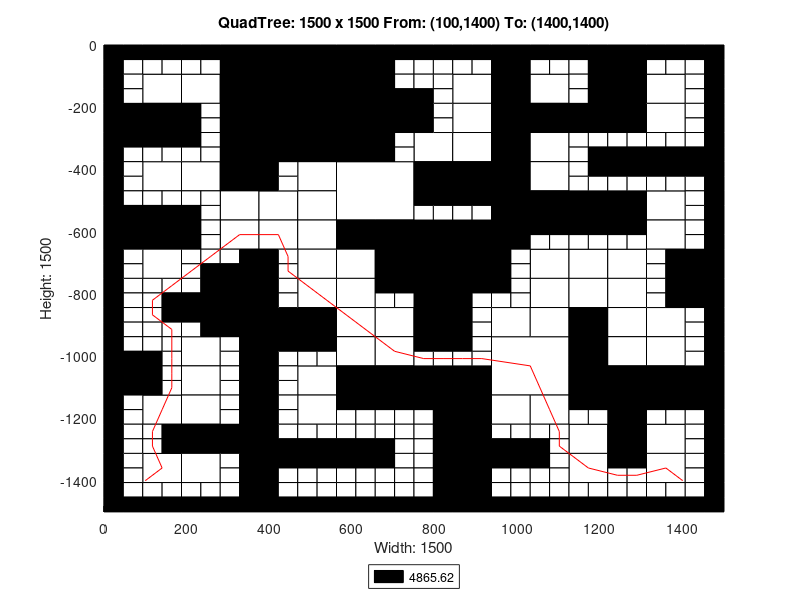

The MATLAB source for this figure:
axis([0 1500 -1500 0]);
title('QuadTree: 1500 x 1500 From: (100,1400) To: (1400,1400)');
xlabel('Width: 1500');
ylabel('Height: 1500');
rectangle('Position',[375 -187.5 187.5 187.5], 'FaceColor',[0 0 0]);
rectangle('Position',[375 -375 187.5 187.5], 'FaceColor',[0 0 0]);
rectangle('Position',[562.5 -562.5 187.5 187.5], 'FaceColor',[1 1 1]);
rectangle('Position',[750 -750 187.5 187.5], 'FaceColor',[0 0 0]);
rectangle('Position',[937.5 -1125 187.5 187.5], 'FaceColor',[1 1 1]);
rectangle('Position',[93.75 -187.5 93.75 93.75], 'FaceColor',[1 1 1]);
rectangle('Position',[281.25 -93.75 93.75 93.75], 'FaceColor',[0 0 0]);
rectangle('Position',[187.5 -187.5 93.75 93.75], 'FaceColor',[1 1 1]);
rectangle('Position',[281.25 -187.5 93.75 93.75], 'FaceColor',[0 0 0]);
rectangle('Position',[0 -281.25 93.75 93.75], 'FaceColor',[0 0 0]);
rectangle('Position',[93.75 -281.25 93.75 93.75], 'FaceColor',[0 0 0]);
rectangle('Position',[281.25 -281.25 93.75 93.75], 'FaceColor',[0 0 0]);
rectangle('Position',[281.25 -375 93.75 93.75], 'FaceColor',[0 0 0]);
rectangle('Position',[562.5 -93.75 93.75 93.75], 'FaceColor',[0 0 0]);
rectangle('Position',[562.5 -187.5 93.75 93.75], 'FaceColor',[0 0 0]);
rectangle('Position',[562.5 -281.25 93.75 93.75], 'FaceColor',[0 0 0]);
rectangle('Position',[656.25 -281.25 93.75 93.75], 'FaceColor',[0 0 0]);
rectangle('Position',[562.5 -375 93.75 93.75], 'FaceColor',[0 0 0]);
rectangle('Position',[93.75 -468.75 93.75 93.75], 'FaceColor',[1 1 1]);
rectangle('Position',[187.5 -468.75 93.75 93.75], 'FaceColor',[1 1 1]);
rectangle('Position',[281.25 -468.75 93.75 93.75], 'FaceColor',[0 0 0]);
rectangle('Position',[281.25 -562.5 93.75 93.75], 'FaceColor',[1 1 1]);
rectangle('Position',[0 -656.25 93.75 93.75], 'FaceColor',[0 0 0]);
rectangle('Position',[93.75 -656.25 93.75 93.75], 'FaceColor',[0 0 0]);
rectangle('Position',[93.75 -750 93.75 93.75], 'FaceColor',[1 1 1]);
rectangle('Position',[281.25 -656.25 93.75 93.75], 'FaceColor',[1 1 1]);
rectangle('Position',[468.75 -468.75 93.75 93.75], 'FaceColor',[1 1 1]);
rectangle('Position',[375 -562.5 93.75 93.75], 'FaceColor',[1 1 1]);
rectangle('Position',[468.75 -562.5 93.75 93.75], 'FaceColor',[1 1 1]);
rectangle('Position',[375 -656.25 93.75 93.75], 'FaceColor',[1 1 1]);
rectangle('Position',[468.75 -656.25 93.75 93.75], 'FaceColor',[1 1 1]);
rectangle('Position',[468.75 -750 93.75 93.75], 'FaceColor',[1 1 1]);
rectangle('Position',[562.5 -656.25 93.75 93.75], 'FaceColor',[0 0 0]);
rectangle('Position',[656.25 -656.25 93.75 93.75], 'FaceColor',[0 0 0]);
rectangle('Position',[562.5 -750 93.75 93.75], 'FaceColor',[1 1 1]);
rectangle('Position',[656.25 -750 93.75 93.75], 'FaceColor',[0 0 0]);
rectangle('Position',[843.75 -187.5 93.75 93.75], 'FaceColor',[1 1 1]);
rectangle('Position',[937.5 -93.75 93.75 93.75], 'FaceColor',[0 0 0]);
rectangle('Position',[937.5 -187.5 93.75 93.75], 'FaceColor',[0 0 0]);
rectangle('Position',[1031.25 -187.5 93.75 93.75], 'FaceColor',[1 1 1]);
rectangle('Position',[843.75 -281.25 93.75 93.75], 'FaceColor',[1 1 1]);
rectangle('Position',[750 -375 93.75 93.75], 'FaceColor',[1 1 1]);
rectangle('Position',[843.75 -375 93.75 93.75], 'FaceColor',[1 1 1]);
rectangle('Position',[937.5 -281.25 93.75 93.75], 'FaceColor',[0 0 0]);
rectangle('Position',[1031.25 -281.25 93.75 93.75], 'FaceColor',[0 0 0]);
rectangle('Position',[937.5 -375 93.75 93.75], 'FaceColor',[0 0 0]);
rectangle('Position',[1031.25 -375 93.75 93.75], 'FaceColor',[1 1 1]);
rectangle('Position',[1218.75 -93.75 93.75 93.75], 'FaceColor',[0 0 0]);
rectangle('Position',[1218.75 -187.5 93.75 93.75], 'FaceColor',[0 0 0]);
rectangle('Position',[1312.5 -187.5 93.75 93.75], 'FaceColor',[1 1 1]);
rectangle('Position',[1125 -281.25 93.75 93.75], 'FaceColor',[0 0 0]);
rectangle('Position',[1218.75 -281.25 93.75 93.75], 'FaceColor',[0 0 0]);
rectangle('Position',[1312.5 -281.25 93.75 93.75], 'FaceColor',[1 1 1]);
rectangle('Position',[750 -468.75 93.75 93.75], 'FaceColor',[0 0 0]);
rectangle('Position',[843.75 -468.75 93.75 93.75], 'FaceColor',[0 0 0]);
rectangle('Position',[937.5 -468.75 93.75 93.75], 'FaceColor',[0 0 0]);
rectangle('Position',[1031.25 -468.75 93.75 93.75], 'FaceColor',[1 1 1]);
rectangle('Position',[937.5 -562.5 93.75 93.75], 'FaceColor',[0 0 0]);
rectangle('Position',[1031.25 -562.5 93.75 93.75], 'FaceColor',[0 0 0]);
rectangle('Position',[937.5 -656.25 93.75 93.75], 'FaceColor',[0 0 0]);
rectangle('Position',[1031.25 -750 93.75 93.75], 'FaceColor',[1 1 1]);
rectangle('Position',[1125 -562.5 93.75 93.75], 'FaceColor',[0 0 0]);
rectangle('Position',[1218.75 -562.5 93.75 93.75], 'FaceColor',[0 0 0]);
rectangle('Position',[1312.5 -562.5 93.75 93.75], 'FaceColor',[1 1 1]);
rectangle('Position',[1125 -750 93.75 93.75], 'FaceColor',[1 1 1]);
rectangle('Position',[1218.75 -750 93.75 93.75], 'FaceColor',[1 1 1]);
rectangle('Position',[1312.5 -656.25 93.75 93.75], 'FaceColor',[1 1 1]);
rectangle('Position',[1406.25 -750 93.75 93.75], 'FaceColor',[0 0 0]);
rectangle('Position',[281.25 -843.75 93.75 93.75], 'FaceColor',[0 0 0]);
rectangle('Position',[281.25 -937.5 93.75 93.75], 'FaceColor',[0 0 0]);
rectangle('Position',[0 -1125 93.75 93.75], 'FaceColor',[0 0 0]);
rectangle('Position',[187.5 -1031.25 93.75 93.75], 'FaceColor',[1 1 1]);
rectangle('Position',[187.5 -1125 93.75 93.75], 'FaceColor',[1 1 1]);
rectangle('Position',[468.75 -843.75 93.75 93.75], 'FaceColor',[1 1 1]);
rectangle('Position',[375 -937.5 93.75 93.75], 'FaceColor',[0 0 0]);
rectangle('Position',[468.75 -937.5 93.75 93.75], 'FaceColor',[0 0 0]);
rectangle('Position',[562.5 -843.75 93.75 93.75], 'FaceColor',[1 1 1]);
rectangle('Position',[562.5 -937.5 93.75 93.75], 'FaceColor',[1 1 1]);
rectangle('Position',[656.25 -937.5 93.75 93.75], 'FaceColor',[1 1 1]);
rectangle('Position',[468.75 -1125 93.75 93.75], 'FaceColor',[1 1 1]);
rectangle('Position',[562.5 -1031.25 93.75 93.75], 'FaceColor',[1 1 1]);
rectangle('Position',[656.25 -1031.25 93.75 93.75], 'FaceColor',[1 1 1]);
rectangle('Position',[562.5 -1125 93.75 93.75], 'FaceColor',[0 0 0]);
rectangle('Position',[656.25 -1125 93.75 93.75], 'FaceColor',[0 0 0]);
rectangle('Position',[93.75 -1218.75 93.75 93.75], 'FaceColor',[1 1 1]);
rectangle('Position',[187.5 -1218.75 93.75 93.75], 'FaceColor',[1 1 1]);
rectangle('Position',[187.5 -1312.5 93.75 93.75], 'FaceColor',[0 0 0]);
rectangle('Position',[281.25 -1312.5 93.75 93.75], 'FaceColor',[0 0 0]);
rectangle('Position',[93.75 -1406.25 93.75 93.75], 'FaceColor',[1 1 1]);
rectangle('Position',[187.5 -1406.25 93.75 93.75], 'FaceColor',[1 1 1]);
rectangle('Position',[468.75 -1218.75 93.75 93.75], 'FaceColor',[1 1 1]);
rectangle('Position',[750 -843.75 93.75 93.75], 'FaceColor',[0 0 0]);
rectangle('Position',[750 -937.5 93.75 93.75], 'FaceColor',[0 0 0]);
rectangle('Position',[1031.25 -843.75 93.75 93.75], 'FaceColor',[1 1 1]);
rectangle('Position',[937.5 -937.5 93.75 93.75], 'FaceColor',[1 1 1]);
rectangle('Position',[1031.25 -937.5 93.75 93.75], 'FaceColor',[1 1 1]);
rectangle('Position',[750 -1125 93.75 93.75], 'FaceColor',[0 0 0]);
rectangle('Position',[843.75 -1125 93.75 93.75], 'FaceColor',[0 0 0]);
rectangle('Position',[1125 -843.75 93.75 93.75], 'FaceColor',[1 1 1]);
rectangle('Position',[1218.75 -843.75 93.75 93.75], 'FaceColor',[1 1 1]);
rectangle('Position',[1125 -937.5 93.75 93.75], 'FaceColor',[0 0 0]);
rectangle('Position',[1218.75 -937.5 93.75 93.75], 'FaceColor',[1 1 1]);
rectangle('Position',[1406.25 -843.75 93.75 93.75], 'FaceColor',[0 0 0]);
rectangle('Position',[1312.5 -937.5 93.75 93.75], 'FaceColor',[1 1 1]);
rectangle('Position',[1125 -1031.25 93.75 93.75], 'FaceColor',[0 0 0]);
rectangle('Position',[1218.75 -1031.25 93.75 93.75], 'FaceColor',[1 1 1]);
rectangle('Position',[1125 -1125 93.75 93.75], 'FaceColor',[0 0 0]);
rectangle('Position',[1218.75 -1125 93.75 93.75], 'FaceColor',[0 0 0]);
rectangle('Position',[1312.5 -1031.25 93.75 93.75], 'FaceColor',[1 1 1]);
rectangle('Position',[1312.5 -1125 93.75 93.75], 'FaceColor',[0 0 0]);
rectangle('Position',[1406.25 -1125 93.75 93.75], 'FaceColor',[0 0 0]);
rectangle('Position',[843.75 -1218.75 93.75 93.75], 'FaceColor',[0 0 0]);
rectangle('Position',[843.75 -1312.5 93.75 93.75], 'FaceColor',[0 0 0]);
rectangle('Position',[937.5 -1218.75 93.75 93.75], 'FaceColor',[1 1 1]);
rectangle('Position',[1031.25 -1218.75 93.75 93.75], 'FaceColor',[1 1 1]);
rectangle('Position',[843.75 -1406.25 93.75 93.75], 'FaceColor',[0 0 0]);
rectangle('Position',[843.75 -1500 93.75 93.75], 'FaceColor',[0 0 0]);
rectangle('Position',[1218.75 -1218.75 93.75 93.75], 'FaceColor',[0 0 0]);
rectangle('Position',[1125 -1312.5 93.75 93.75], 'FaceColor',[1 1 1]);
rectangle('Position',[1218.75 -1312.5 93.75 93.75], 'FaceColor',[0 0 0]);
rectangle('Position',[1312.5 -1312.5 93.75 93.75], 'FaceColor',[1 1 1]);
rectangle('Position',[1125 -1406.25 93.75 93.75], 'FaceColor',[1 1 1]);
rectangle('Position',[1312.5 -1406.25 93.75 93.75], 'FaceColor',[1 1 1]);
rectangle('Position',[0 -46.875 46.875 46.875], 'FaceColor',[0 0 0]);
rectangle('Position',[46.875 -46.875 46.875 46.875], 'FaceColor',[0 0 0]);
rectangle('Position',[0 -93.75 46.875 46.875], 'FaceColor',[0 0 0]);
rectangle('Position',[46.875 -93.75 46.875 46.875], 'FaceColor',[1 1 1]);
rectangle('Position',[93.75 -46.875 46.875 46.875], 'FaceColor',[0 0 0]);
rectangle('Position',[140.625 -46.875 46.875 46.875], 'FaceColor',[0 0 0]);
rectangle('Position',[93.75 -93.75 46.875 46.875], 'FaceColor',[1 1 1]);
rectangle('Position',[140.625 -93.75 46.875 46.875], 'FaceColor',[1 1 1]);
rectangle('Position',[0 -140.625 46.875 46.875], 'FaceColor',[0 0 0]);
rectangle('Position',[46.875 -140.625 46.875 46.875], 'FaceColor',[1 1 1]);
rectangle('Position',[0 -187.5 46.875 46.875], 'FaceColor',[0 0 0]);
rectangle('Position',[46.875 -187.5 46.875 46.875], 'FaceColor',[1 1 1]);
rectangle('Position',[187.5 -46.875 46.875 46.875], 'FaceColor',[0 0 0]);
rectangle('Position',[234.375 -46.875 46.875 46.875], 'FaceColor',[0 0 0]);
rectangle('Position',[187.5 -93.75 46.875 46.875], 'FaceColor',[1 1 1]);
rectangle('Position',[234.375 -93.75 46.875 46.875], 'FaceColor',[1 1 1]);
rectangle('Position',[0 -328.125 46.875 46.875], 'FaceColor',[0 0 0]);
rectangle('Position',[46.875 -328.125 46.875 46.875], 'FaceColor',[0 0 0]);
rectangle('Position',[0 -375 46.875 46.875], 'FaceColor',[0 0 0]);
rectangle('Position',[46.875 -375 46.875 46.875], 'FaceColor',[1 1 1]);
rectangle('Position',[93.75 -328.125 46.875 46.875], 'FaceColor',[0 0 0]);
rectangle('Position',[140.625 -328.125 46.875 46.875], 'FaceColor',[0 0 0]);
rectangle('Position',[93.75 -375 46.875 46.875], 'FaceColor',[1 1 1]);
rectangle('Position',[140.625 -375 46.875 46.875], 'FaceColor',[1 1 1]);
rectangle('Position',[187.5 -234.375 46.875 46.875], 'FaceColor',[0 0 0]);
rectangle('Position',[234.375 -234.375 46.875 46.875], 'FaceColor',[1 1 1]);
rectangle('Position',[187.5 -281.25 46.875 46.875], 'FaceColor',[0 0 0]);
rectangle('Position',[234.375 -281.25 46.875 46.875], 'FaceColor',[1 1 1]);
rectangle('Position',[187.5 -328.125 46.875 46.875], 'FaceColor',[0 0 0]);
rectangle('Position',[234.375 -328.125 46.875 46.875], 'FaceColor',[1 1 1]);
rectangle('Position',[187.5 -375 46.875 46.875], 'FaceColor',[1 1 1]);
rectangle('Position',[234.375 -375 46.875 46.875], 'FaceColor',[1 1 1]);
rectangle('Position',[656.25 -46.875 46.875 46.875], 'FaceColor',[0 0 0]);
rectangle('Position',[703.125 -46.875 46.875 46.875], 'FaceColor',[0 0 0]);
rectangle('Position',[656.25 -93.75 46.875 46.875], 'FaceColor',[0 0 0]);
rectangle('Position',[703.125 -93.75 46.875 46.875], 'FaceColor',[1 1 1]);
rectangle('Position',[656.25 -140.625 46.875 46.875], 'FaceColor',[0 0 0]);
rectangle('Position',[703.125 -140.625 46.875 46.875], 'FaceColor',[1 1 1]);
rectangle('Position',[656.25 -187.5 46.875 46.875], 'FaceColor',[0 0 0]);
rectangle('Position',[703.125 -187.5 46.875 46.875], 'FaceColor',[0 0 0]);
rectangle('Position',[656.25 -328.125 46.875 46.875], 'FaceColor',[0 0 0]);
rectangle('Position',[703.125 -328.125 46.875 46.875], 'FaceColor',[1 1 1]);
rectangle('Position',[656.25 -375 46.875 46.875], 'FaceColor',[0 0 0]);
rectangle('Position',[703.125 -375 46.875 46.875], 'FaceColor',[1 1 1]);
rectangle('Position',[0 -421.875 46.875 46.875], 'FaceColor',[0 0 0]);
rectangle('Position',[46.875 -421.875 46.875 46.875], 'FaceColor',[1 1 1]);
rectangle('Position',[0 -468.75 46.875 46.875], 'FaceColor',[0 0 0]);
rectangle('Position',[46.875 -468.75 46.875 46.875], 'FaceColor',[1 1 1]);
rectangle('Position',[0 -515.625 46.875 46.875], 'FaceColor',[0 0 0]);
rectangle('Position',[46.875 -515.625 46.875 46.875], 'FaceColor',[1 1 1]);
rectangle('Position',[0 -562.5 46.875 46.875], 'FaceColor',[0 0 0]);
rectangle('Position',[46.875 -562.5 46.875 46.875], 'FaceColor',[0 0 0]);
rectangle('Position',[93.75 -515.625 46.875 46.875], 'FaceColor',[1 1 1]);
rectangle('Position',[140.625 -515.625 46.875 46.875], 'FaceColor',[1 1 1]);
rectangle('Position',[93.75 -562.5 46.875 46.875], 'FaceColor',[0 0 0]);
rectangle('Position',[140.625 -562.5 46.875 46.875], 'FaceColor',[0 0 0]);
rectangle('Position',[187.5 -515.625 46.875 46.875], 'FaceColor',[1 1 1]);
rectangle('Position',[234.375 -515.625 46.875 46.875], 'FaceColor',[1 1 1]);
rectangle('Position',[187.5 -562.5 46.875 46.875], 'FaceColor',[0 0 0]);
rectangle('Position',[234.375 -562.5 46.875 46.875], 'FaceColor',[1 1 1]);
rectangle('Position',[0 -703.125 46.875 46.875], 'FaceColor',[0 0 0]);
rectangle('Position',[46.875 -703.125 46.875 46.875], 'FaceColor',[1 1 1]);
rectangle('Position',[0 -750 46.875 46.875], 'FaceColor',[0 0 0]);
rectangle('Position',[46.875 -750 46.875 46.875], 'FaceColor',[1 1 1]);
rectangle('Position',[187.5 -609.375 46.875 46.875], 'FaceColor',[0 0 0]);
rectangle('Position',[234.375 -609.375 46.875 46.875], 'FaceColor',[1 1 1]);
rectangle('Position',[187.5 -656.25 46.875 46.875], 'FaceColor',[0 0 0]);
rectangle('Position',[234.375 -656.25 46.875 46.875], 'FaceColor',[1 1 1]);
rectangle('Position',[187.5 -703.125 46.875 46.875], 'FaceColor',[1 1 1]);
rectangle('Position',[234.375 -703.125 46.875 46.875], 'FaceColor',[1 1 1]);
rectangle('Position',[187.5 -750 46.875 46.875], 'FaceColor',[1 1 1]);
rectangle('Position',[234.375 -750 46.875 46.875], 'FaceColor',[0 0 0]);
rectangle('Position',[281.25 -703.125 46.875 46.875], 'FaceColor',[1 1 1]);
rectangle('Position',[328.125 -703.125 46.875 46.875], 'FaceColor',[0 0 0]);
rectangle('Position',[281.25 -750 46.875 46.875], 'FaceColor',[0 0 0]);
rectangle('Position',[328.125 -750 46.875 46.875], 'FaceColor',[0 0 0]);
rectangle('Position',[375 -421.875 46.875 46.875], 'FaceColor',[0 0 0]);
rectangle('Position',[421.875 -421.875 46.875 46.875], 'FaceColor',[1 1 1]);
rectangle('Position',[375 -468.75 46.875 46.875], 'FaceColor',[0 0 0]);
rectangle('Position',[421.875 -468.75 46.875 46.875], 'FaceColor',[1 1 1]);
rectangle('Position',[375 -703.125 46.875 46.875], 'FaceColor',[0 0 0]);
rectangle('Position',[421.875 -703.125 46.875 46.875], 'FaceColor',[1 1 1]);
rectangle('Position',[375 -750 46.875 46.875], 'FaceColor',[0 0 0]);
rectangle('Position',[421.875 -750 46.875 46.875], 'FaceColor',[1 1 1]);
rectangle('Position',[750 -46.875 46.875 46.875], 'FaceColor',[0 0 0]);
rectangle('Position',[796.875 -46.875 46.875 46.875], 'FaceColor',[0 0 0]);
rectangle('Position',[750 -93.75 46.875 46.875], 'FaceColor',[1 1 1]);
rectangle('Position',[796.875 -93.75 46.875 46.875], 'FaceColor',[1 1 1]);
rectangle('Position',[843.75 -46.875 46.875 46.875], 'FaceColor',[0 0 0]);
rectangle('Position',[890.625 -46.875 46.875 46.875], 'FaceColor',[0 0 0]);
rectangle('Position',[843.75 -93.75 46.875 46.875], 'FaceColor',[1 1 1]);
rectangle('Position',[890.625 -93.75 46.875 46.875], 'FaceColor',[1 1 1]);
rectangle('Position',[750 -140.625 46.875 46.875], 'FaceColor',[1 1 1]);
rectangle('Position',[796.875 -140.625 46.875 46.875], 'FaceColor',[1 1 1]);
rectangle('Position',[750 -187.5 46.875 46.875], 'FaceColor',[0 0 0]);
rectangle('Position',[796.875 -187.5 46.875 46.875], 'FaceColor',[1 1 1]);
rectangle('Position',[1031.25 -46.875 46.875 46.875], 'FaceColor',[0 0 0]);
rectangle('Position',[1078.12 -46.875 46.875 46.875], 'FaceColor',[0 0 0]);
rectangle('Position',[1031.25 -93.75 46.875 46.875], 'FaceColor',[1 1 1]);
rectangle('Position',[1078.12 -93.75 46.875 46.875], 'FaceColor',[1 1 1]);
rectangle('Position',[750 -234.375 46.875 46.875], 'FaceColor',[0 0 0]);
rectangle('Position',[796.875 -234.375 46.875 46.875], 'FaceColor',[1 1 1]);
rectangle('Position',[750 -281.25 46.875 46.875], 'FaceColor',[0 0 0]);
rectangle('Position',[796.875 -281.25 46.875 46.875], 'FaceColor',[1 1 1]);
rectangle('Position',[1125 -46.875 46.875 46.875], 'FaceColor',[0 0 0]);
rectangle('Position',[1171.88 -46.875 46.875 46.875], 'FaceColor',[0 0 0]);
rectangle('Position',[1125 -93.75 46.875 46.875], 'FaceColor',[1 1 1]);
rectangle('Position',[1171.88 -93.75 46.875 46.875], 'FaceColor',[0 0 0]);
rectangle('Position',[1125 -140.625 46.875 46.875], 'FaceColor',[1 1 1]);
rectangle('Position',[1171.88 -140.625 46.875 46.875], 'FaceColor',[0 0 0]);
rectangle('Position',[1125 -187.5 46.875 46.875], 'FaceColor',[1 1 1]);
rectangle('Position',[1171.88 -187.5 46.875 46.875], 'FaceColor',[0 0 0]);
rectangle('Position',[1312.5 -46.875 46.875 46.875], 'FaceColor',[0 0 0]);
rectangle('Position',[1359.38 -46.875 46.875 46.875], 'FaceColor',[0 0 0]);
rectangle('Position',[1312.5 -93.75 46.875 46.875], 'FaceColor',[1 1 1]);
rectangle('Position',[1359.38 -93.75 46.875 46.875], 'FaceColor',[1 1 1]);
rectangle('Position',[1406.25 -46.875 46.875 46.875], 'FaceColor',[0 0 0]);
rectangle('Position',[1453.12 -46.875 46.875 46.875], 'FaceColor',[0 0 0]);
rectangle('Position',[1406.25 -93.75 46.875 46.875], 'FaceColor',[1 1 1]);
rectangle('Position',[1453.12 -93.75 46.875 46.875], 'FaceColor',[0 0 0]);
rectangle('Position',[1406.25 -140.625 46.875 46.875], 'FaceColor',[1 1 1]);
rectangle('Position',[1453.12 -140.625 46.875 46.875], 'FaceColor',[0 0 0]);
rectangle('Position',[1406.25 -187.5 46.875 46.875], 'FaceColor',[1 1 1]);
rectangle('Position',[1453.12 -187.5 46.875 46.875], 'FaceColor',[0 0 0]);
rectangle('Position',[1125 -328.125 46.875 46.875], 'FaceColor',[1 1 1]);
rectangle('Position',[1171.88 -328.125 46.875 46.875], 'FaceColor',[1 1 1]);
rectangle('Position',[1125 -375 46.875 46.875], 'FaceColor',[1 1 1]);
rectangle('Position',[1171.88 -375 46.875 46.875], 'FaceColor',[0 0 0]);
rectangle('Position',[1218.75 -328.125 46.875 46.875], 'FaceColor',[1 1 1]);
rectangle('Position',[1265.62 -328.125 46.875 46.875], 'FaceColor',[1 1 1]);
rectangle('Position',[1218.75 -375 46.875 46.875], 'FaceColor',[0 0 0]);
rectangle('Position',[1265.62 -375 46.875 46.875], 'FaceColor',[0 0 0]);
rectangle('Position',[1406.25 -234.375 46.875 46.875], 'FaceColor',[1 1 1]);
rectangle('Position',[1453.12 -234.375 46.875 46.875], 'FaceColor',[0 0 0]);
rectangle('Position',[1406.25 -281.25 46.875 46.875], 'FaceColor',[1 1 1]);
rectangle('Position',[1453.12 -281.25 46.875 46.875], 'FaceColor',[0 0 0]);
rectangle('Position',[1312.5 -328.125 46.875 46.875], 'FaceColor',[1 1 1]);
rectangle('Position',[1359.38 -328.125 46.875 46.875], 'FaceColor',[1 1 1]);
rectangle('Position',[1312.5 -375 46.875 46.875], 'FaceColor',[0 0 0]);
rectangle('Position',[1359.38 -375 46.875 46.875], 'FaceColor',[0 0 0]);
rectangle('Position',[1406.25 -328.125 46.875 46.875], 'FaceColor',[1 1 1]);
rectangle('Position',[1453.12 -328.125 46.875 46.875], 'FaceColor',[0 0 0]);
rectangle('Position',[1406.25 -375 46.875 46.875], 'FaceColor',[0 0 0]);
rectangle('Position',[1453.12 -375 46.875 46.875], 'FaceColor',[0 0 0]);
rectangle('Position',[750 -515.625 46.875 46.875], 'FaceColor',[0 0 0]);
rectangle('Position',[796.875 -515.625 46.875 46.875], 'FaceColor',[0 0 0]);
rectangle('Position',[750 -562.5 46.875 46.875], 'FaceColor',[1 1 1]);
rectangle('Position',[796.875 -562.5 46.875 46.875], 'FaceColor',[1 1 1]);
rectangle('Position',[843.75 -515.625 46.875 46.875], 'FaceColor',[0 0 0]);
rectangle('Position',[890.625 -515.625 46.875 46.875], 'FaceColor',[0 0 0]);
rectangle('Position',[843.75 -562.5 46.875 46.875], 'FaceColor',[1 1 1]);
rectangle('Position',[890.625 -562.5 46.875 46.875], 'FaceColor',[1 1 1]);
rectangle('Position',[1031.25 -609.375 46.875 46.875], 'FaceColor',[0 0 0]);
rectangle('Position',[1078.12 -609.375 46.875 46.875], 'FaceColor',[0 0 0]);
rectangle('Position',[1031.25 -656.25 46.875 46.875], 'FaceColor',[1 1 1]);
rectangle('Position',[1078.12 -656.25 46.875 46.875], 'FaceColor',[1 1 1]);
rectangle('Position',[937.5 -703.125 46.875 46.875], 'FaceColor',[0 0 0]);
rectangle('Position',[984.375 -703.125 46.875 46.875], 'FaceColor',[1 1 1]);
rectangle('Position',[937.5 -750 46.875 46.875], 'FaceColor',[0 0 0]);
rectangle('Position',[984.375 -750 46.875 46.875], 'FaceColor',[1 1 1]);
rectangle('Position',[1125 -421.875 46.875 46.875], 'FaceColor',[1 1 1]);
rectangle('Position',[1171.88 -421.875 46.875 46.875], 'FaceColor',[0 0 0]);
rectangle('Position',[1125 -468.75 46.875 46.875], 'FaceColor',[1 1 1]);
rectangle('Position',[1171.88 -468.75 46.875 46.875], 'FaceColor',[1 1 1]);
rectangle('Position',[1218.75 -421.875 46.875 46.875], 'FaceColor',[0 0 0]);
rectangle('Position',[1265.62 -421.875 46.875 46.875], 'FaceColor',[0 0 0]);
rectangle('Position',[1218.75 -468.75 46.875 46.875], 'FaceColor',[1 1 1]);
rectangle('Position',[1265.62 -468.75 46.875 46.875], 'FaceColor',[1 1 1]);
rectangle('Position',[1312.5 -421.875 46.875 46.875], 'FaceColor',[0 0 0]);
rectangle('Position',[1359.38 -421.875 46.875 46.875], 'FaceColor',[0 0 0]);
rectangle('Position',[1312.5 -468.75 46.875 46.875], 'FaceColor',[1 1 1]);
rectangle('Position',[1359.38 -468.75 46.875 46.875], 'FaceColor',[1 1 1]);
rectangle('Position',[1406.25 -421.875 46.875 46.875], 'FaceColor',[0 0 0]);
rectangle('Position',[1453.12 -421.875 46.875 46.875], 'FaceColor',[0 0 0]);
rectangle('Position',[1406.25 -468.75 46.875 46.875], 'FaceColor',[1 1 1]);
rectangle('Position',[1453.12 -468.75 46.875 46.875], 'FaceColor',[0 0 0]);
rectangle('Position',[1406.25 -515.625 46.875 46.875], 'FaceColor',[1 1 1]);
rectangle('Position',[1453.12 -515.625 46.875 46.875], 'FaceColor',[0 0 0]);
rectangle('Position',[1406.25 -562.5 46.875 46.875], 'FaceColor',[1 1 1]);
rectangle('Position',[1453.12 -562.5 46.875 46.875], 'FaceColor',[0 0 0]);
rectangle('Position',[1125 -609.375 46.875 46.875], 'FaceColor',[0 0 0]);
rectangle('Position',[1171.88 -609.375 46.875 46.875], 'FaceColor',[0 0 0]);
rectangle('Position',[1125 -656.25 46.875 46.875], 'FaceColor',[1 1 1]);
rectangle('Position',[1171.88 -656.25 46.875 46.875], 'FaceColor',[1 1 1]);
rectangle('Position',[1218.75 -609.375 46.875 46.875], 'FaceColor',[0 0 0]);
rectangle('Position',[1265.62 -609.375 46.875 46.875], 'FaceColor',[0 0 0]);
rectangle('Position',[1218.75 -656.25 46.875 46.875], 'FaceColor',[1 1 1]);
rectangle('Position',[1265.62 -656.25 46.875 46.875], 'FaceColor',[1 1 1]);
rectangle('Position',[1406.25 -609.375 46.875 46.875], 'FaceColor',[1 1 1]);
rectangle('Position',[1453.12 -609.375 46.875 46.875], 'FaceColor',[0 0 0]);
rectangle('Position',[1406.25 -656.25 46.875 46.875], 'FaceColor',[1 1 1]);
rectangle('Position',[1453.12 -656.25 46.875 46.875], 'FaceColor',[0 0 0]);
rectangle('Position',[1312.5 -703.125 46.875 46.875], 'FaceColor',[1 1 1]);
rectangle('Position',[1359.38 -703.125 46.875 46.875], 'FaceColor',[0 0 0]);
rectangle('Position',[1312.5 -750 46.875 46.875], 'FaceColor',[1 1 1]);
rectangle('Position',[1359.38 -750 46.875 46.875], 'FaceColor',[0 0 0]);
rectangle('Position',[0 -796.875 46.875 46.875], 'FaceColor',[0 0 0]);
rectangle('Position',[46.875 -796.875 46.875 46.875], 'FaceColor',[1 1 1]);
rectangle('Position',[0 -843.75 46.875 46.875], 'FaceColor',[0 0 0]);
rectangle('Position',[46.875 -843.75 46.875 46.875], 'FaceColor',[1 1 1]);
rectangle('Position',[93.75 -796.875 46.875 46.875], 'FaceColor',[1 1 1]);
rectangle('Position',[140.625 -796.875 46.875 46.875], 'FaceColor',[1 1 1]);
rectangle('Position',[93.75 -843.75 46.875 46.875], 'FaceColor',[1 1 1]);
rectangle('Position',[140.625 -843.75 46.875 46.875], 'FaceColor',[0 0 0]);
rectangle('Position',[0 -890.625 46.875 46.875], 'FaceColor',[0 0 0]);
rectangle('Position',[46.875 -890.625 46.875 46.875], 'FaceColor',[1 1 1]);
rectangle('Position',[0 -937.5 46.875 46.875], 'FaceColor',[0 0 0]);
rectangle('Position',[46.875 -937.5 46.875 46.875], 'FaceColor',[1 1 1]);
rectangle('Position',[93.75 -890.625 46.875 46.875], 'FaceColor',[1 1 1]);
rectangle('Position',[140.625 -890.625 46.875 46.875], 'FaceColor',[0 0 0]);
rectangle('Position',[93.75 -937.5 46.875 46.875], 'FaceColor',[1 1 1]);
rectangle('Position',[140.625 -937.5 46.875 46.875], 'FaceColor',[1 1 1]);
rectangle('Position',[187.5 -796.875 46.875 46.875], 'FaceColor',[1 1 1]);
rectangle('Position',[234.375 -796.875 46.875 46.875], 'FaceColor',[0 0 0]);
rectangle('Position',[187.5 -843.75 46.875 46.875], 'FaceColor',[0 0 0]);
rectangle('Position',[234.375 -843.75 46.875 46.875], 'FaceColor',[0 0 0]);
rectangle('Position',[187.5 -890.625 46.875 46.875], 'FaceColor',[0 0 0]);
rectangle('Position',[234.375 -890.625 46.875 46.875], 'FaceColor',[0 0 0]);
rectangle('Position',[187.5 -937.5 46.875 46.875], 'FaceColor',[1 1 1]);
rectangle('Position',[234.375 -937.5 46.875 46.875], 'FaceColor',[0 0 0]);
rectangle('Position',[0 -984.375 46.875 46.875], 'FaceColor',[0 0 0]);
rectangle('Position',[46.875 -984.375 46.875 46.875], 'FaceColor',[1 1 1]);
rectangle('Position',[0 -1031.25 46.875 46.875], 'FaceColor',[0 0 0]);
rectangle('Position',[46.875 -1031.25 46.875 46.875], 'FaceColor',[0 0 0]);
rectangle('Position',[93.75 -984.375 46.875 46.875], 'FaceColor',[1 1 1]);
rectangle('Position',[140.625 -984.375 46.875 46.875], 'FaceColor',[1 1 1]);
rectangle('Position',[93.75 -1031.25 46.875 46.875], 'FaceColor',[0 0 0]);
rectangle('Position',[140.625 -1031.25 46.875 46.875], 'FaceColor',[1 1 1]);
rectangle('Position',[93.75 -1078.12 46.875 46.875], 'FaceColor',[0 0 0]);
rectangle('Position',[140.625 -1078.12 46.875 46.875], 'FaceColor',[1 1 1]);
rectangle('Position',[93.75 -1125 46.875 46.875], 'FaceColor',[0 0 0]);
rectangle('Position',[140.625 -1125 46.875 46.875], 'FaceColor',[1 1 1]);
rectangle('Position',[281.25 -984.375 46.875 46.875], 'FaceColor',[1 1 1]);
rectangle('Position',[328.125 -984.375 46.875 46.875], 'FaceColor',[0 0 0]);
rectangle('Position',[281.25 -1031.25 46.875 46.875], 'FaceColor',[1 1 1]);
rectangle('Position',[328.125 -1031.25 46.875 46.875], 'FaceColor',[0 0 0]);
rectangle('Position',[281.25 -1078.12 46.875 46.875], 'FaceColor',[1 1 1]);
rectangle('Position',[328.125 -1078.12 46.875 46.875], 'FaceColor',[0 0 0]);
rectangle('Position',[281.25 -1125 46.875 46.875], 'FaceColor',[1 1 1]);
rectangle('Position',[328.125 -1125 46.875 46.875], 'FaceColor',[0 0 0]);
rectangle('Position',[375 -796.875 46.875 46.875], 'FaceColor',[0 0 0]);
rectangle('Position',[421.875 -796.875 46.875 46.875], 'FaceColor',[1 1 1]);
rectangle('Position',[375 -843.75 46.875 46.875], 'FaceColor',[0 0 0]);
rectangle('Position',[421.875 -843.75 46.875 46.875], 'FaceColor',[1 1 1]);
rectangle('Position',[656.25 -796.875 46.875 46.875], 'FaceColor',[0 0 0]);
rectangle('Position',[703.125 -796.875 46.875 46.875], 'FaceColor',[0 0 0]);
rectangle('Position',[656.25 -843.75 46.875 46.875], 'FaceColor',[1 1 1]);
rectangle('Position',[703.125 -843.75 46.875 46.875], 'FaceColor',[1 1 1]);
rectangle('Position',[375 -984.375 46.875 46.875], 'FaceColor',[0 0 0]);
rectangle('Position',[421.875 -984.375 46.875 46.875], 'FaceColor',[0 0 0]);
rectangle('Position',[375 -1031.25 46.875 46.875], 'FaceColor',[0 0 0]);
rectangle('Position',[421.875 -1031.25 46.875 46.875], 'FaceColor',[1 1 1]);
rectangle('Position',[468.75 -984.375 46.875 46.875], 'FaceColor',[0 0 0]);
rectangle('Position',[515.625 -984.375 46.875 46.875], 'FaceColor',[0 0 0]);
rectangle('Position',[468.75 -1031.25 46.875 46.875], 'FaceColor',[1 1 1]);
rectangle('Position',[515.625 -1031.25 46.875 46.875], 'FaceColor',[1 1 1]);
rectangle('Position',[375 -1078.12 46.875 46.875], 'FaceColor',[0 0 0]);
rectangle('Position',[421.875 -1078.12 46.875 46.875], 'FaceColor',[1 1 1]);
rectangle('Position',[375 -1125 46.875 46.875], 'FaceColor',[0 0 0]);
rectangle('Position',[421.875 -1125 46.875 46.875], 'FaceColor',[1 1 1]);
rectangle('Position',[0 -1171.88 46.875 46.875], 'FaceColor',[0 0 0]);
rectangle('Position',[46.875 -1171.88 46.875 46.875], 'FaceColor',[1 1 1]);
rectangle('Position',[0 -1218.75 46.875 46.875], 'FaceColor',[0 0 0]);
rectangle('Position',[46.875 -1218.75 46.875 46.875], 'FaceColor',[1 1 1]);
rectangle('Position',[0 -1265.62 46.875 46.875], 'FaceColor',[0 0 0]);
rectangle('Position',[46.875 -1265.62 46.875 46.875], 'FaceColor',[1 1 1]);
rectangle('Position',[0 -1312.5 46.875 46.875], 'FaceColor',[0 0 0]);
rectangle('Position',[46.875 -1312.5 46.875 46.875], 'FaceColor',[1 1 1]);
rectangle('Position',[93.75 -1265.62 46.875 46.875], 'FaceColor',[1 1 1]);
rectangle('Position',[140.625 -1265.62 46.875 46.875], 'FaceColor',[0 0 0]);
rectangle('Position',[93.75 -1312.5 46.875 46.875], 'FaceColor',[1 1 1]);
rectangle('Position',[140.625 -1312.5 46.875 46.875], 'FaceColor',[0 0 0]);
rectangle('Position',[281.25 -1171.88 46.875 46.875], 'FaceColor',[1 1 1]);
rectangle('Position',[328.125 -1171.88 46.875 46.875], 'FaceColor',[0 0 0]);
rectangle('Position',[281.25 -1218.75 46.875 46.875], 'FaceColor',[1 1 1]);
rectangle('Position',[328.125 -1218.75 46.875 46.875], 'FaceColor',[0 0 0]);
rectangle('Position',[0 -1359.38 46.875 46.875], 'FaceColor',[0 0 0]);
rectangle('Position',[46.875 -1359.38 46.875 46.875], 'FaceColor',[1 1 1]);
rectangle('Position',[0 -1406.25 46.875 46.875], 'FaceColor',[0 0 0]);
rectangle('Position',[46.875 -1406.25 46.875 46.875], 'FaceColor',[1 1 1]);
rectangle('Position',[0 -1453.12 46.875 46.875], 'FaceColor',[0 0 0]);
rectangle('Position',[46.875 -1453.12 46.875 46.875], 'FaceColor',[1 1 1]);
rectangle('Position',[0 -1500 46.875 46.875], 'FaceColor',[0 0 0]);
rectangle('Position',[46.875 -1500 46.875 46.875], 'FaceColor',[0 0 0]);
rectangle('Position',[93.75 -1453.12 46.875 46.875], 'FaceColor',[1 1 1]);
rectangle('Position',[140.625 -1453.12 46.875 46.875], 'FaceColor',[1 1 1]);
rectangle('Position',[93.75 -1500 46.875 46.875], 'FaceColor',[0 0 0]);
rectangle('Position',[140.625 -1500 46.875 46.875], 'FaceColor',[0 0 0]);
rectangle('Position',[281.25 -1359.38 46.875 46.875], 'FaceColor',[1 1 1]);
rectangle('Position',[328.125 -1359.38 46.875 46.875], 'FaceColor',[0 0 0]);
rectangle('Position',[281.25 -1406.25 46.875 46.875], 'FaceColor',[1 1 1]);
rectangle('Position',[328.125 -1406.25 46.875 46.875], 'FaceColor',[0 0 0]);
rectangle('Position',[187.5 -1453.12 46.875 46.875], 'FaceColor',[1 1 1]);
rectangle('Position',[234.375 -1453.12 46.875 46.875], 'FaceColor',[1 1 1]);
rectangle('Position',[187.5 -1500 46.875 46.875], 'FaceColor',[0 0 0]);
rectangle('Position',[234.375 -1500 46.875 46.875], 'FaceColor',[0 0 0]);
rectangle('Position',[281.25 -1453.12 46.875 46.875], 'FaceColor',[1 1 1]);
rectangle('Position',[328.125 -1453.12 46.875 46.875], 'FaceColor',[0 0 0]);
rectangle('Position',[281.25 -1500 46.875 46.875], 'FaceColor',[0 0 0]);
rectangle('Position',[328.125 -1500 46.875 46.875], 'FaceColor',[0 0 0]);
rectangle('Position',[375 -1171.88 46.875 46.875], 'FaceColor',[0 0 0]);
rectangle('Position',[421.875 -1171.88 46.875 46.875], 'FaceColor',[1 1 1]);
rectangle('Position',[375 -1218.75 46.875 46.875], 'FaceColor',[0 0 0]);
rectangle('Position',[421.875 -1218.75 46.875 46.875], 'FaceColor',[1 1 1]);
rectangle('Position',[375 -1265.62 46.875 46.875], 'FaceColor',[0 0 0]);
rectangle('Position',[421.875 -1265.62 46.875 46.875], 'FaceColor',[1 1 1]);
rectangle('Position',[375 -1312.5 46.875 46.875], 'FaceColor',[0 0 0]);
rectangle('Position',[421.875 -1312.5 46.875 46.875], 'FaceColor',[0 0 0]);
rectangle('Position',[468.75 -1265.62 46.875 46.875], 'FaceColor',[1 1 1]);
rectangle('Position',[515.625 -1265.62 46.875 46.875], 'FaceColor',[1 1 1]);
rectangle('Position',[468.75 -1312.5 46.875 46.875], 'FaceColor',[0 0 0]);
rectangle('Position',[515.625 -1312.5 46.875 46.875], 'FaceColor',[0 0 0]);
rectangle('Position',[562.5 -1171.88 46.875 46.875], 'FaceColor',[0 0 0]);
rectangle('Position',[609.375 -1171.88 46.875 46.875], 'FaceColor',[0 0 0]);
rectangle('Position',[562.5 -1218.75 46.875 46.875], 'FaceColor',[1 1 1]);
rectangle('Position',[609.375 -1218.75 46.875 46.875], 'FaceColor',[1 1 1]);
rectangle('Position',[656.25 -1171.88 46.875 46.875], 'FaceColor',[0 0 0]);
rectangle('Position',[703.125 -1171.88 46.875 46.875], 'FaceColor',[0 0 0]);
rectangle('Position',[656.25 -1218.75 46.875 46.875], 'FaceColor',[1 1 1]);
rectangle('Position',[703.125 -1218.75 46.875 46.875], 'FaceColor',[1 1 1]);
rectangle('Position',[562.5 -1265.62 46.875 46.875], 'FaceColor',[1 1 1]);
rectangle('Position',[609.375 -1265.62 46.875 46.875], 'FaceColor',[1 1 1]);
rectangle('Position',[562.5 -1312.5 46.875 46.875], 'FaceColor',[0 0 0]);
rectangle('Position',[609.375 -1312.5 46.875 46.875], 'FaceColor',[0 0 0]);
rectangle('Position',[656.25 -1265.62 46.875 46.875], 'FaceColor',[1 1 1]);
rectangle('Position',[703.125 -1265.62 46.875 46.875], 'FaceColor',[1 1 1]);
rectangle('Position',[656.25 -1312.5 46.875 46.875], 'FaceColor',[0 0 0]);
rectangle('Position',[703.125 -1312.5 46.875 46.875], 'FaceColor',[1 1 1]);
rectangle('Position',[375 -1359.38 46.875 46.875], 'FaceColor',[0 0 0]);
rectangle('Position',[421.875 -1359.38 46.875 46.875], 'FaceColor',[0 0 0]);
rectangle('Position',[375 -1406.25 46.875 46.875], 'FaceColor',[0 0 0]);
rectangle('Position',[421.875 -1406.25 46.875 46.875], 'FaceColor',[1 1 1]);
rectangle('Position',[468.75 -1359.38 46.875 46.875], 'FaceColor',[0 0 0]);
rectangle('Position',[515.625 -1359.38 46.875 46.875], 'FaceColor',[0 0 0]);
rectangle('Position',[468.75 -1406.25 46.875 46.875], 'FaceColor',[1 1 1]);
rectangle('Position',[515.625 -1406.25 46.875 46.875], 'FaceColor',[1 1 1]);
rectangle('Position',[375 -1453.12 46.875 46.875], 'FaceColor',[0 0 0]);
rectangle('Position',[421.875 -1453.12 46.875 46.875], 'FaceColor',[1 1 1]);
rectangle('Position',[375 -1500 46.875 46.875], 'FaceColor',[0 0 0]);
rectangle('Position',[421.875 -1500 46.875 46.875], 'FaceColor',[0 0 0]);
rectangle('Position',[468.75 -1453.12 46.875 46.875], 'FaceColor',[1 1 1]);
rectangle('Position',[515.625 -1453.12 46.875 46.875], 'FaceColor',[1 1 1]);
rectangle('Position',[468.75 -1500 46.875 46.875], 'FaceColor',[0 0 0]);
rectangle('Position',[515.625 -1500 46.875 46.875], 'FaceColor',[0 0 0]);
rectangle('Position',[562.5 -1359.38 46.875 46.875], 'FaceColor',[0 0 0]);
rectangle('Position',[609.375 -1359.38 46.875 46.875], 'FaceColor',[0 0 0]);
rectangle('Position',[562.5 -1406.25 46.875 46.875], 'FaceColor',[1 1 1]);
rectangle('Position',[609.375 -1406.25 46.875 46.875], 'FaceColor',[1 1 1]);
rectangle('Position',[656.25 -1359.38 46.875 46.875], 'FaceColor',[0 0 0]);
rectangle('Position',[703.125 -1359.38 46.875 46.875], 'FaceColor',[1 1 1]);
rectangle('Position',[656.25 -1406.25 46.875 46.875], 'FaceColor',[1 1 1]);
rectangle('Position',[703.125 -1406.25 46.875 46.875], 'FaceColor',[1 1 1]);
rectangle('Position',[562.5 -1453.12 46.875 46.875], 'FaceColor',[1 1 1]);
rectangle('Position',[609.375 -1453.12 46.875 46.875], 'FaceColor',[1 1 1]);
rectangle('Position',[562.5 -1500 46.875 46.875], 'FaceColor',[0 0 0]);
rectangle('Position',[609.375 -1500 46.875 46.875], 'FaceColor',[0 0 0]);
rectangle('Position',[656.25 -1453.12 46.875 46.875], 'FaceColor',[1 1 1]);
rectangle('Position',[703.125 -1453.12 46.875 46.875], 'FaceColor',[1 1 1]);
rectangle('Position',[656.25 -1500 46.875 46.875], 'FaceColor',[0 0 0]);
rectangle('Position',[703.125 -1500 46.875 46.875], 'FaceColor',[0 0 0]);
rectangle('Position',[843.75 -796.875 46.875 46.875], 'FaceColor',[0 0 0]);
rectangle('Position',[890.625 -796.875 46.875 46.875], 'FaceColor',[0 0 0]);
rectangle('Position',[843.75 -843.75 46.875 46.875], 'FaceColor',[0 0 0]);
rectangle('Position',[890.625 -843.75 46.875 46.875], 'FaceColor',[1 1 1]);
rectangle('Position',[843.75 -890.625 46.875 46.875], 'FaceColor',[0 0 0]);
rectangle('Position',[890.625 -890.625 46.875 46.875], 'FaceColor',[1 1 1]);
rectangle('Position',[843.75 -937.5 46.875 46.875], 'FaceColor',[0 0 0]);
rectangle('Position',[890.625 -937.5 46.875 46.875], 'FaceColor',[1 1 1]);
rectangle('Position',[937.5 -796.875 46.875 46.875], 'FaceColor',[0 0 0]);
rectangle('Position',[984.375 -796.875 46.875 46.875], 'FaceColor',[1 1 1]);
rectangle('Position',[937.5 -843.75 46.875 46.875], 'FaceColor',[1 1 1]);
rectangle('Position',[984.375 -843.75 46.875 46.875], 'FaceColor',[1 1 1]);
rectangle('Position',[750 -984.375 46.875 46.875], 'FaceColor',[0 0 0]);
rectangle('Position',[796.875 -984.375 46.875 46.875], 'FaceColor',[0 0 0]);
rectangle('Position',[750 -1031.25 46.875 46.875], 'FaceColor',[1 1 1]);
rectangle('Position',[796.875 -1031.25 46.875 46.875], 'FaceColor',[1 1 1]);
rectangle('Position',[843.75 -984.375 46.875 46.875], 'FaceColor',[0 0 0]);
rectangle('Position',[890.625 -984.375 46.875 46.875], 'FaceColor',[1 1 1]);
rectangle('Position',[843.75 -1031.25 46.875 46.875], 'FaceColor',[1 1 1]);
rectangle('Position',[890.625 -1031.25 46.875 46.875], 'FaceColor',[1 1 1]);
rectangle('Position',[1312.5 -796.875 46.875 46.875], 'FaceColor',[1 1 1]);
rectangle('Position',[1359.38 -796.875 46.875 46.875], 'FaceColor',[0 0 0]);
rectangle('Position',[1312.5 -843.75 46.875 46.875], 'FaceColor',[1 1 1]);
rectangle('Position',[1359.38 -843.75 46.875 46.875], 'FaceColor',[0 0 0]);
rectangle('Position',[1406.25 -890.625 46.875 46.875], 'FaceColor',[1 1 1]);
rectangle('Position',[1453.12 -890.625 46.875 46.875], 'FaceColor',[0 0 0]);
rectangle('Position',[1406.25 -937.5 46.875 46.875], 'FaceColor',[1 1 1]);
rectangle('Position',[1453.12 -937.5 46.875 46.875], 'FaceColor',[0 0 0]);
rectangle('Position',[1406.25 -984.375 46.875 46.875], 'FaceColor',[1 1 1]);
rectangle('Position',[1453.12 -984.375 46.875 46.875], 'FaceColor',[0 0 0]);
rectangle('Position',[1406.25 -1031.25 46.875 46.875], 'FaceColor',[1 1 1]);
rectangle('Position',[1453.12 -1031.25 46.875 46.875], 'FaceColor',[0 0 0]);
rectangle('Position',[750 -1171.88 46.875 46.875], 'FaceColor',[0 0 0]);
rectangle('Position',[796.875 -1171.88 46.875 46.875], 'FaceColor',[0 0 0]);
rectangle('Position',[750 -1218.75 46.875 46.875], 'FaceColor',[1 1 1]);
rectangle('Position',[796.875 -1218.75 46.875 46.875], 'FaceColor',[0 0 0]);
rectangle('Position',[750 -1265.62 46.875 46.875], 'FaceColor',[1 1 1]);
rectangle('Position',[796.875 -1265.62 46.875 46.875], 'FaceColor',[0 0 0]);
rectangle('Position',[750 -1312.5 46.875 46.875], 'FaceColor',[1 1 1]);
rectangle('Position',[796.875 -1312.5 46.875 46.875], 'FaceColor',[0 0 0]);
rectangle('Position',[937.5 -1265.62 46.875 46.875], 'FaceColor',[1 1 1]);
rectangle('Position',[984.375 -1265.62 46.875 46.875], 'FaceColor',[1 1 1]);
rectangle('Position',[937.5 -1312.5 46.875 46.875], 'FaceColor',[0 0 0]);
rectangle('Position',[984.375 -1312.5 46.875 46.875], 'FaceColor',[0 0 0]);
rectangle('Position',[1031.25 -1265.62 46.875 46.875], 'FaceColor',[1 1 1]);
rectangle('Position',[1078.12 -1265.62 46.875 46.875], 'FaceColor',[1 1 1]);
rectangle('Position',[1031.25 -1312.5 46.875 46.875], 'FaceColor',[0 0 0]);
rectangle('Position',[1078.12 -1312.5 46.875 46.875], 'FaceColor',[1 1 1]);
rectangle('Position',[750 -1359.38 46.875 46.875], 'FaceColor',[1 1 1]);
rectangle('Position',[796.875 -1359.38 46.875 46.875], 'FaceColor',[0 0 0]);
rectangle('Position',[750 -1406.25 46.875 46.875], 'FaceColor',[1 1 1]);
rectangle('Position',[796.875 -1406.25 46.875 46.875], 'FaceColor',[0 0 0]);
rectangle('Position',[750 -1453.12 46.875 46.875], 'FaceColor',[1 1 1]);
rectangle('Position',[796.875 -1453.12 46.875 46.875], 'FaceColor',[0 0 0]);
rectangle('Position',[750 -1500 46.875 46.875], 'FaceColor',[0 0 0]);
rectangle('Position',[796.875 -1500 46.875 46.875], 'FaceColor',[0 0 0]);
rectangle('Position',[937.5 -1359.38 46.875 46.875], 'FaceColor',[0 0 0]);
rectangle('Position',[984.375 -1359.38 46.875 46.875], 'FaceColor',[0 0 0]);
rectangle('Position',[937.5 -1406.25 46.875 46.875], 'FaceColor',[1 1 1]);
rectangle('Position',[984.375 -1406.25 46.875 46.875], 'FaceColor',[1 1 1]);
rectangle('Position',[1031.25 -1359.38 46.875 46.875], 'FaceColor',[0 0 0]);
rectangle('Position',[1078.12 -1359.38 46.875 46.875], 'FaceColor',[1 1 1]);
rectangle('Position',[1031.25 -1406.25 46.875 46.875], 'FaceColor',[1 1 1]);
rectangle('Position',[1078.12 -1406.25 46.875 46.875], 'FaceColor',[1 1 1]);
rectangle('Position',[937.5 -1453.12 46.875 46.875], 'FaceColor',[1 1 1]);
rectangle('Position',[984.375 -1453.12 46.875 46.875], 'FaceColor',[1 1 1]);
rectangle('Position',[937.5 -1500 46.875 46.875], 'FaceColor',[0 0 0]);
rectangle('Position',[984.375 -1500 46.875 46.875], 'FaceColor',[0 0 0]);
rectangle('Position',[1031.25 -1453.12 46.875 46.875], 'FaceColor',[1 1 1]);
rectangle('Position',[1078.12 -1453.12 46.875 46.875], 'FaceColor',[1 1 1]);
rectangle('Position',[1031.25 -1500 46.875 46.875], 'FaceColor',[0 0 0]);
rectangle('Position',[1078.12 -1500 46.875 46.875], 'FaceColor',[0 0 0]);
rectangle('Position',[1125 -1171.88 46.875 46.875], 'FaceColor',[0 0 0]);
rectangle('Position',[1171.88 -1171.88 46.875 46.875], 'FaceColor',[0 0 0]);
rectangle('Position',[1125 -1218.75 46.875 46.875], 'FaceColor',[1 1 1]);
rectangle('Position',[1171.88 -1218.75 46.875 46.875], 'FaceColor',[1 1 1]);
rectangle('Position',[1312.5 -1171.88 46.875 46.875], 'FaceColor',[0 0 0]);
rectangle('Position',[1359.38 -1171.88 46.875 46.875], 'FaceColor',[0 0 0]);
rectangle('Position',[1312.5 -1218.75 46.875 46.875], 'FaceColor',[1 1 1]);
rectangle('Position',[1359.38 -1218.75 46.875 46.875], 'FaceColor',[1 1 1]);
rectangle('Position',[1406.25 -1171.88 46.875 46.875], 'FaceColor',[0 0 0]);
rectangle('Position',[1453.12 -1171.88 46.875 46.875], 'FaceColor',[0 0 0]);
rectangle('Position',[1406.25 -1218.75 46.875 46.875], 'FaceColor',[1 1 1]);
rectangle('Position',[1453.12 -1218.75 46.875 46.875], 'FaceColor',[0 0 0]);
rectangle('Position',[1406.25 -1265.62 46.875 46.875], 'FaceColor',[1 1 1]);
rectangle('Position',[1453.12 -1265.62 46.875 46.875], 'FaceColor',[0 0 0]);
rectangle('Position',[1406.25 -1312.5 46.875 46.875], 'FaceColor',[1 1 1]);
rectangle('Position',[1453.12 -1312.5 46.875 46.875], 'FaceColor',[0 0 0]);
rectangle('Position',[1218.75 -1359.38 46.875 46.875], 'FaceColor',[0 0 0]);
rectangle('Position',[1265.62 -1359.38 46.875 46.875], 'FaceColor',[0 0 0]);
rectangle('Position',[1218.75 -1406.25 46.875 46.875], 'FaceColor',[1 1 1]);
rectangle('Position',[1265.62 -1406.25 46.875 46.875], 'FaceColor',[1 1 1]);
rectangle('Position',[1125 -1453.12 46.875 46.875], 'FaceColor',[1 1 1]);
rectangle('Position',[1171.88 -1453.12 46.875 46.875], 'FaceColor',[1 1 1]);
rectangle('Position',[1125 -1500 46.875 46.875], 'FaceColor',[0 0 0]);
rectangle('Position',[1171.88 -1500 46.875 46.875], 'FaceColor',[0 0 0]);
rectangle('Position',[1218.75 -1453.12 46.875 46.875], 'FaceColor',[1 1 1]);
rectangle('Position',[1265.62 -1453.12 46.875 46.875], 'FaceColor',[1 1 1]);
rectangle('Position',[1218.75 -1500 46.875 46.875], 'FaceColor',[0 0 0]);
rectangle('Position',[1265.62 -1500 46.875 46.875], 'FaceColor',[0 0 0]);
rectangle('Position',[1406.25 -1359.38 46.875 46.875], 'FaceColor',[1 1 1]);
rectangle('Position',[1453.12 -1359.38 46.875 46.875], 'FaceColor',[0 0 0]);
rectangle('Position',[1406.25 -1406.25 46.875 46.875], 'FaceColor',[1 1 1]);
rectangle('Position',[1453.12 -1406.25 46.875 46.875], 'FaceColor',[0 0 0]);
rectangle('Position',[1312.5 -1453.12 46.875 46.875], 'FaceColor',[1 1 1]);
rectangle('Position',[1359.38 -1453.12 46.875 46.875], 'FaceColor',[1 1 1]);
rectangle('Position',[1312.5 -1500 46.875 46.875], 'FaceColor',[0 0 0]);
rectangle('Position',[1359.38 -1500 46.875 46.875], 'FaceColor',[0 0 0]);
rectangle('Position',[1406.25 -1453.12 46.875 46.875], 'FaceColor',[1 1 1]);
rectangle('Position',[1453.12 -1453.12 46.875 46.875], 'FaceColor',[0 0 0]);
rectangle('Position',[1406.25 -1500 46.875 46.875], 'FaceColor',[0 0 0]);
rectangle('Position',[1453.12 -1500 46.875 46.875], 'FaceColor',[0 0 0]);
X=[1400,1359.38,1289.06,1242.19,1171.88,1101.56,1101.56,1078.12,1031.25,914.062,867.188,820.312,773.438,703.125,609.375,515.625,445.312,445.312,421.875,328.125,257.812,210.938,164.062,117.188,117.188,164.062,164.062,164.062,164.062,164.062,140.625,117.188,117.188,140.625,100];
Y=[-1400,-1359.38,-1382.81,-1382.81,-1359.38,-1289.06,-1242.19,-1171.88,-1031.25,-1007.81,-1007.81,-1007.81,-1007.81,-984.375,-890.625,-796.875,-726.562,-679.688,-609.375,-609.375,-679.688,-726.562,-773.438,-820.312,-867.188,-914.062,-960.938,-1007.81,-1054.69,-1101.56,-1171.88,-1242.19,-1289.06,-1359.38,-1400];
hold on;
plot(X,Y,'r');
legend('4865.62','Location','southoutside');
